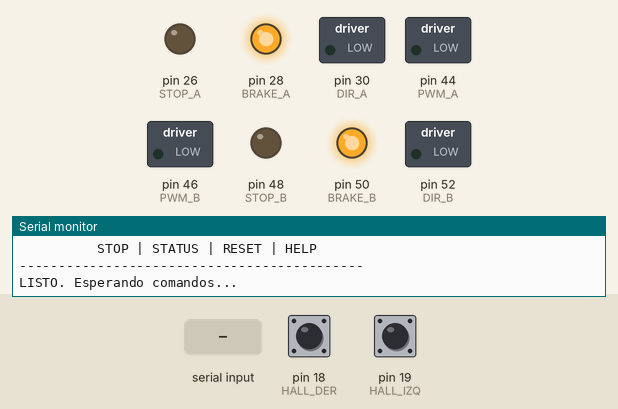
Simulated run of this sketch. Board: Arduino Mega 2560, built with avr-gcc and run on an emulated ATmega2560. Parts: switched loads named in the sketch (green lamp = pin HIGH), output pins drawn as LEDs (lit = HIGH), the last lines printed to the serial monitor. The inputs (shaded band) are chosen by the test bench; at power-on: pin 18 (HALL_DER) HIGH, pin 19 (HALL_IZQ) HIGH.

Above: at 1.2 s.
1.3 s: "MA_H\n" received over Serial
At 2.8 s:
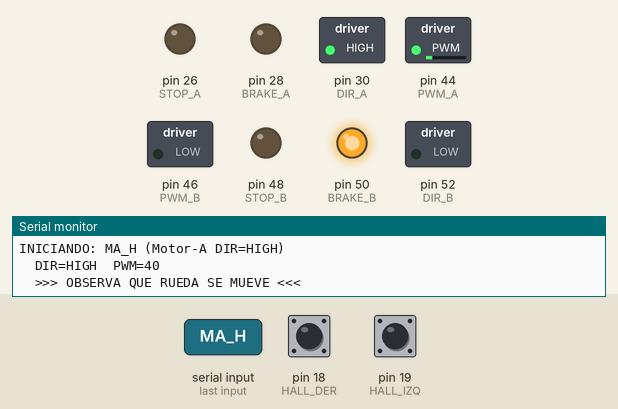
4.3 s: "MA_L\n" received over Serial
At 5.1 s:
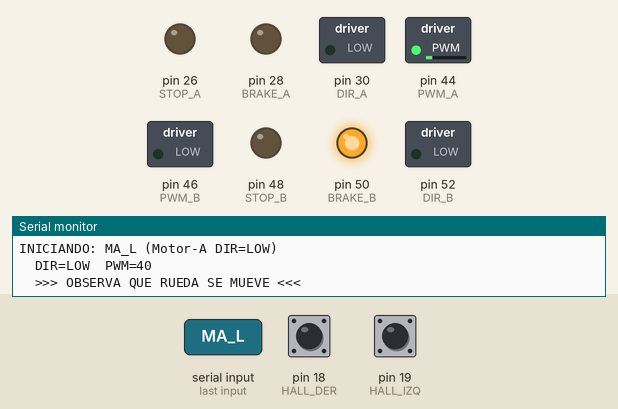
7.3 s: "MB_H\n" received over Serial
At 8.6 s:
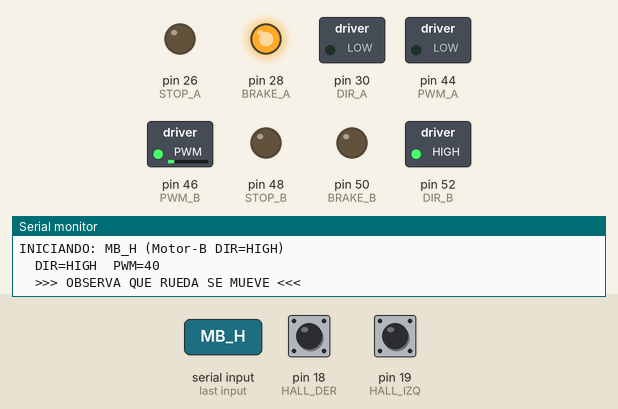
10.3 s: "MB_L\n" received over Serial
At 10.8 s:
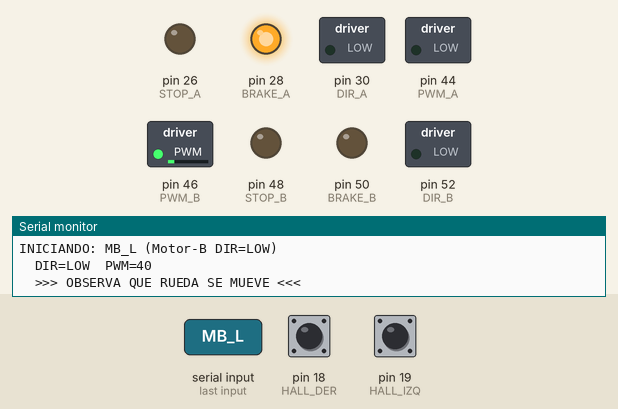
Timing chart, 0 to 13.9 s (numbered marks = the images above; inputs shaded):
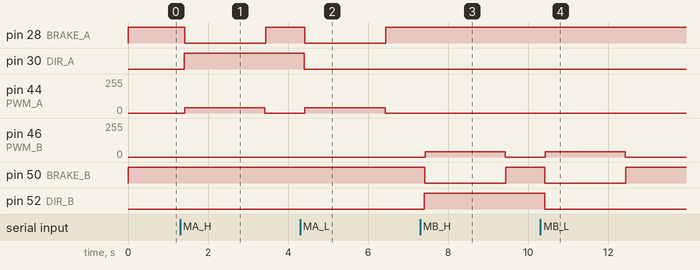

Measured:
- after the input at 1.3 s, pin 28 (BRAKE_A): HIGH → LOW after 0.11 s, → HIGH 2.0 s later; pin 30 (DIR_A): LOW → HIGH after 0.11 s; pin 44 (PWM_A): 0/255 → 40/255 after 0.12 s, → 0/255 2.0 s later
- after the input at 4.3 s, pin 28 (BRAKE_A): HIGH → LOW after 0.11 s, → HIGH 2.0 s later; pin 30 (DIR_A): HIGH → LOW after 0.11 s; pin 44 (PWM_A): 0/255 → 40/255 after 0.12 s, → 0/255 2.0 s later
- after the input at 7.3 s, pin 46 (PWM_B): 0/255 → 40/255 after 0.12 s, → 0/255 2.0 s later; pin 50 (BRAKE_B): HIGH → LOW after 0.11 s, → HIGH 2.0 s later; pin 52 (DIR_B): LOW → HIGH after 0.11 s
- after the input at 10.3 s, pin 46 (PWM_B): 0/255 → 40/255 after 0.12 s, → 0/255 2.0 s later; pin 50 (BRAKE_B): HIGH → LOW after 0.11 s, → HIGH 2.0 s later; pin 52 (DIR_B): HIGH → LOW after 0.11 s

The sketch:

TEST_MOTORES_DIAGNOSTICO.ino
```cpp
/**
 * TEST_MOTORES_DIAGNOSTICO
 * ============================================================
 * Sketch de diagnóstico - FASE 2
 *
 * OBJETIVO: Determinar experimentalmente qué conjunto de pines
 *           controla cada rueda y cuál DIR=HIGH/LOW es ADELANTE.
 *
 * PROCEDIMIENTO:
 *   Envía los comandos de abajo por Serial Monitor.
 *   Para cada prueba observa:
 *     - ¿Qué rueda física giró? (izquierda o derecha)
 *     - ¿En qué dirección? (adelante o atrás)
 *     - ¿Qué contador Hall aumentó? (IZQ o DER)
 *   Anota los resultados y se corregirá el firmware.
 *
 * PINES USADOS (del firmware Motor-Interface-V13):
 *   Motor A  → PWM=44  DIR=30  BRAKE=28  STOP=26
 *   Motor B  → PWM=46  DIR=52  BRAKE=50  STOP=48
 *   Hall IZQ → Pin 19 (INT4)
 *   Hall DER → Pin 18 (INT5)
 *
 * COMANDOS DISPONIBLES:
 * ─────────────────────────────────────────────────────────────
 *  MA_H   → Motor A, DIR=HIGH, PWM=40 (2 segundos)
 *  MA_L   → Motor A, DIR=LOW,  PWM=40 (2 segundos)
 *  MB_H   → Motor B, DIR=HIGH, PWM=40 (2 segundos)
 *  MB_L   → Motor B, DIR=LOW,  PWM=40 (2 segundos)
 *  STOP   → Detener todo inmediatamente
 *  STATUS → Mostrar contadores Hall actuales
 *  RESET  → Reiniciar contadores Hall a 0
 *  HELP   → Mostrar este menú
 * ─────────────────────────────────────────────────────────────
 * NOTA: Cada comando de motor resetea los contadores Hall
 *       automáticamente para medir solo ese movimiento.
 * ============================================================
 */

// ── Pines Motor A (firmware: "izquierdo") ───────────────────
#define PWM_A    44
#define DIR_A    30
#define BRAKE_A  28
#define STOP_A   26

// ── Pines Motor B (firmware: "derecho") ─────────────────────
#define PWM_B    46
#define DIR_B    52
#define BRAKE_B  50
#define STOP_B   48

// ── Pines Hall ───────────────────────────────────────────────
#define HALL_IZQ  19   // INT4
#define HALL_DER  18   // INT5

// ── Parámetros de prueba ─────────────────────────────────────
#define PWM_TEST        40     // PWM fijo para todas las pruebas
#define DURACION_MS    2000    // Duración de cada prueba en ms

// ── Contadores Hall ──────────────────────────────────────────
volatile unsigned long hallIZQ = 0;
volatile unsigned long hallDER = 0;

// ── Buffer serial ────────────────────────────────────────────
String cmdBuf = "";

// ============================================================
// ISR
// ============================================================
void ISR_IZQ() { hallIZQ++; }
void ISR_DER() { hallDER++; }

// ============================================================
// SETUP
// ============================================================
void setup() {
  Serial.begin(115200);

  // ── Pines Motor A ──
  pinMode(PWM_A,   OUTPUT); analogWrite(PWM_A, 0);
  pinMode(DIR_A,   OUTPUT); digitalWrite(DIR_A, LOW);
  pinMode(BRAKE_A, OUTPUT); digitalWrite(BRAKE_A, HIGH);  // freno activo
  pinMode(STOP_A,  OUTPUT); digitalWrite(STOP_A, LOW);    // deshabilitado

  // ── Pines Motor B ──
  pinMode(PWM_B,   OUTPUT); analogWrite(PWM_B, 0);
  pinMode(DIR_B,   OUTPUT); digitalWrite(DIR_B, LOW);
  pinMode(BRAKE_B, OUTPUT); digitalWrite(BRAKE_B, HIGH);  // freno activo
  pinMode(STOP_B,  OUTPUT); digitalWrite(STOP_B, LOW);    // deshabilitado

  // ── Hall ──
  pinMode(HALL_IZQ, INPUT_PULLUP);
  pinMode(HALL_DER, INPUT_PULLUP);
  attachInterrupt(digitalPinToInterrupt(HALL_IZQ), ISR_IZQ, RISING);
  attachInterrupt(digitalPinToInterrupt(HALL_DER), ISR_DER, RISING);

  Serial.println();
  Serial.println("============================================");
  Serial.println("  TEST MOTORES DIAGNOSTICO - FASE 2        ");
  Serial.println("============================================");
  Serial.println("Motor A: PWM=44 DIR=30 BRAKE=28 STOP=26");
  Serial.println("Motor B: PWM=46 DIR=52 BRAKE=50 STOP=48");
  Serial.println("Hall IZQ: pin 19 | Hall DER: pin 18");
  Serial.println();
  Serial.println("Comandos: MA_H | MA_L | MB_H | MB_L");
  Serial.println("          STOP | STATUS | RESET | HELP");
  Serial.println("--------------------------------------------");
  Serial.println("LISTO. Esperando comandos...");
  Serial.println();
}

// ============================================================
// LOOP
// ============================================================
void loop() {
  while (Serial.available()) {
    char c = (char)Serial.read();
    if (c == '\n' || c == '\r') {
      if (cmdBuf.length() > 0) {
        procesarCmd(cmdBuf);
        cmdBuf = "";
      }
    } else if (c >= 32 && c <= 126) {
      cmdBuf += c;
    }
  }
}

// ============================================================
// FUNCIONES DE CONTROL
// ============================================================

/**
 * Detiene y deshabilita ambos motores completamente
 */
void detenerTodo() {
  // PWM a cero
  analogWrite(PWM_A, 0);
  analogWrite(PWM_B, 0);
  // Frenos activos
  pinMode(BRAKE_A, OUTPUT); digitalWrite(BRAKE_A, HIGH);
  pinMode(BRAKE_B, OUTPUT); digitalWrite(BRAKE_B, HIGH);
  // STOP en LOW = deshabilitado
  pinMode(STOP_A, OUTPUT); digitalWrite(STOP_A, LOW);
  pinMode(STOP_B, OUTPUT); digitalWrite(STOP_B, LOW);
}

/**
 * Ejecuta una prueba de motor: activa solo UN motor por DURACION_MS,
 * luego lo detiene y reporta los pulsos Hall capturados.
 *
 * @param pwmPin    Pin PWM del motor
 * @param dirPin    Pin DIR del motor
 * @param brakePin  Pin BRAKE del motor
 * @param stopPin   Pin STOP del motor
 * @param dirVal    Valor DIR (HIGH o LOW)
 * @param label     Etiqueta para el reporte ("MA_H", etc.)
 */
void probarMotor(uint8_t pwmPin, uint8_t dirPin, uint8_t brakePin, uint8_t stopPin,
                 bool dirVal, const char* label) {

  Serial.println("--------------------------------------------");
  Serial.print("INICIANDO: ");
  Serial.println(label);
  Serial.print("  DIR="); Serial.print(dirVal ? "HIGH" : "LOW");
  Serial.print("  PWM="); Serial.println(PWM_TEST);
  Serial.println("  >>> OBSERVA QUE RUEDA SE MUEVE <<<");
  Serial.println();

  // Asegurar que el otro motor esté detenido
  detenerTodo();
  delay(100);

  // Resetear contadores Hall para esta prueba
  noInterrupts();
  hallIZQ = 0;
  hallDER = 0;
  interrupts();

  // ── Secuencia de habilitación del driver ZS-X11H ──
  // 1. Escribir DIR antes de habilitar STOP (el driver latchea DIR al habilitar)
  pinMode(dirPin, OUTPUT);
  digitalWrite(dirPin, dirVal);
  delay(5);

  // 2. Liberar freno
  pinMode(brakePin, OUTPUT);
  digitalWrite(brakePin, LOW);
  delay(5);

  // 3. Habilitar motor: STOP=INPUT (float = enable)
  pinMode(stopPin, INPUT);
  delay(5);

  // 4. Aplicar PWM
  analogWrite(pwmPin, PWM_TEST);

  // ── Esperar duración de la prueba ──────────────────
  unsigned long inicio = millis();
  unsigned long snapIZQ_prev = 0, snapDER_prev = 0;

  while (millis() - inicio < DURACION_MS) {
    // Mostrar pulsos cada 500ms durante el movimiento
    if ((millis() - inicio) % 500 < 20) {
      noInterrupts();
      unsigned long sIZQ = hallIZQ;
      unsigned long sDER = hallDER;
      interrupts();
      if (sIZQ != snapIZQ_prev || sDER != snapDER_prev) {
        Serial.print("  ["); Serial.print(millis() - inicio);
        Serial.print("ms] IZQ="); Serial.print(sIZQ);
        Serial.print("  DER="); Serial.println(sDER);
        snapIZQ_prev = sIZQ;
        snapDER_prev = sDER;
      }
      delay(25);  // evitar spam del mismo tick
    }
  }

  // ── Detener motor ──────────────────────────────────
  analogWrite(pwmPin, 0);
  delay(20);
  pinMode(stopPin, OUTPUT);
  digitalWrite(stopPin, LOW);    // deshabilitar
  digitalWrite(brakePin, HIGH);  // freno activo

  // ── Reporte final ──────────────────────────────────
  noInterrupts();
  unsigned long finalIZQ = hallIZQ;
  unsigned long finalDER = hallDER;
  interrupts();

  Serial.println();
  Serial.print("RESULTADO ");
  Serial.print(label);
  Serial.println(":");
  Serial.print("  Pulsos Hall IZQ = "); Serial.println(finalIZQ);
  Serial.print("  Pulsos Hall DER = "); Serial.println(finalDER);

  if (finalIZQ > finalDER && finalIZQ > 3) {
    Serial.println("  >> Hall activo: IZQ (sensor izquierdo detecto movimiento)");
  } else if (finalDER > finalIZQ && finalDER > 3) {
    Serial.println("  >> Hall activo: DER (sensor derecho detecto movimiento)");
  } else if (finalIZQ <= 3 && finalDER <= 3) {
    Serial.println("  >> ADVERTENCIA: Pocos pulsos detectados (<= 3)");
    Serial.println("     Verifica conexion Hall o aumenta PWM_TEST");
  } else {
    Serial.println("  >> Ambos sensores activos (posible rebote o conexion cruzada)");
  }

  Serial.println();
  Serial.println("ANOTA: Que rueda giro fisicamente? Adelante o atras?");
  Serial.println("--------------------------------------------");
  Serial.println();
}

// ============================================================
// PROCESADOR DE COMANDOS
// ============================================================
void procesarCmd(String cmd) {
  cmd.trim();
  cmd.toUpperCase();

  if (cmd == "MA_H") {
    probarMotor(PWM_A, DIR_A, BRAKE_A, STOP_A, HIGH, "MA_H (Motor-A DIR=HIGH)");

  } else if (cmd == "MA_L") {
    probarMotor(PWM_A, DIR_A, BRAKE_A, STOP_A, LOW, "MA_L (Motor-A DIR=LOW)");

  } else if (cmd == "MB_H") {
    probarMotor(PWM_B, DIR_B, BRAKE_B, STOP_B, HIGH, "MB_H (Motor-B DIR=HIGH)");

  } else if (cmd == "MB_L") {
    probarMotor(PWM_B, DIR_B, BRAKE_B, STOP_B, LOW, "MB_L (Motor-B DIR=LOW)");

  } else if (cmd == "STOP") {
    detenerTodo();
    Serial.println(">> STOP: Todo detenido.");

  } else if (cmd == "STATUS") {
    noInterrupts();
    unsigned long sIZQ = hallIZQ;
    unsigned long sDER  = hallDER;
    interrupts();
    Serial.print("[HALL] IZQ="); Serial.print(sIZQ);
    Serial.print("  DER="); Serial.println(sDER);

  } else if (cmd == "RESET") {
    noInterrupts();
    hallIZQ = 0;
    hallDER = 0;
    interrupts();
    Serial.println(">> Contadores reiniciados.");

  } else if (cmd == "HELP") {
    Serial.println("============================================");
    Serial.println("COMANDOS DISPONIBLES:");
    Serial.println("  MA_H  -> Motor A (pines 44/30/28/26) DIR=HIGH, 2 seg");
    Serial.println("  MA_L  -> Motor A (pines 44/30/28/26) DIR=LOW,  2 seg");
    Serial.println("  MB_H  -> Motor B (pines 46/52/50/48) DIR=HIGH, 2 seg");
    Serial.println("  MB_L  -> Motor B (pines 46/52/50/48) DIR=LOW,  2 seg");
    Serial.println("  STOP  -> Detener todo");
    Serial.println("  STATUS-> Ver contadores Hall");
    Serial.println("  RESET -> Reiniciar contadores Hall");
    Serial.println("  HELP  -> Este menu");
    Serial.println("============================================");

  } else {
    Serial.print(">> Desconocido: "); Serial.println(cmd);
    Serial.println("   Usa HELP para ver los comandos.");
  }
}
```
